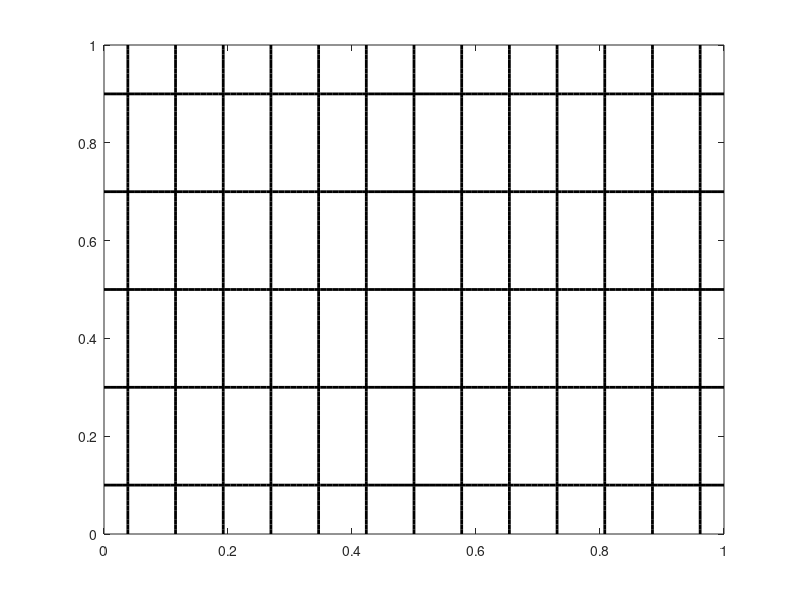
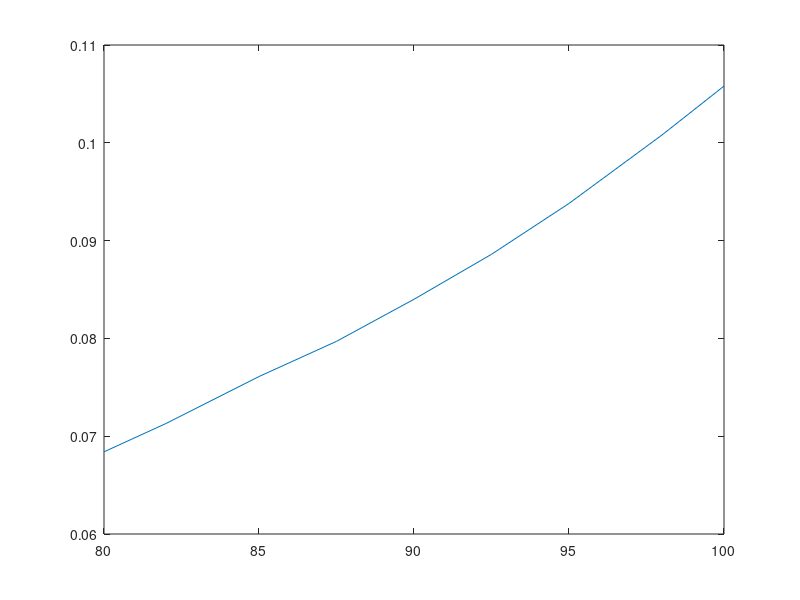
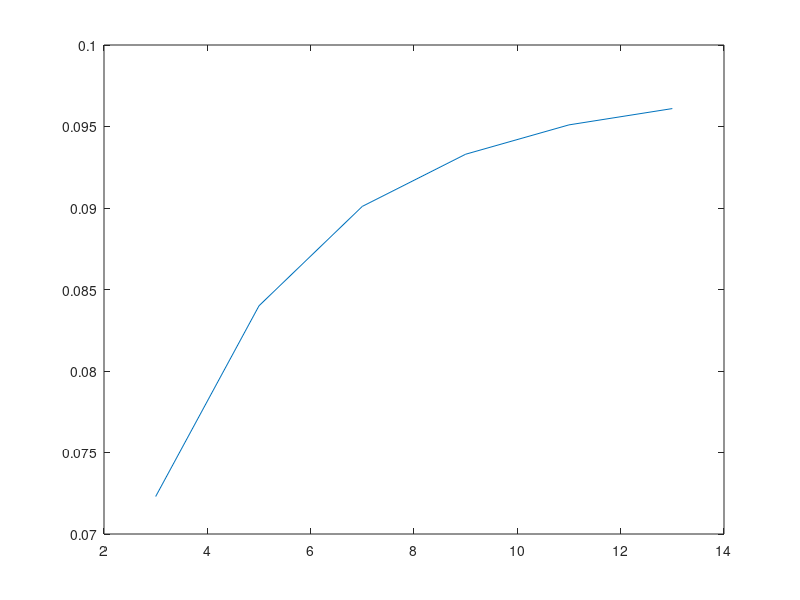

Source code (MATLAB) for these figures, in order:


%definisco la geometria delle fratture
colori={};

Nhor=5;
Nver=13;
Nf=Nhor+Nver; %numero di fratture


for i=1:Nhor
%F1
colori{i}=[0,0,i/Nhor]*0;
h(i)=1/103;
t{i}=[0:h(i):1];   %nodi
tt{i}=0.5*(t{i}(1:end-1)+t{i}(2:end));  %baricentri
N(i)=length(tt{i});   %numero di elementi
x_map{i}=@(t) [t;  (i-0.5)/(Nhor)+t*0];
Tau{i}=@(t) [1; 0*t];
ds{i}=@(t) (1)^0.5+0*t;
tau{i}=@(t) Tau{i}(t)/ds{i}(t);
%theta(1)=acos()
source{i}=@(t) 0.0*(t<0.7).*(t>0.3)+0*t;
cini{i}=@(t) 0+0*t;
p_bc{i}=[0 0+1*(i==1)]; %condizioni al contorno di pressione
v_bc{i}=0.01*[0 0];
C_bc{i}=[0 0];
x_bc{i}=[0 0];
t_bc{i}=[1 1];
eta(i)=1;  %inverso della permeabilità
mu(i)=100;
d(i)=0.01;%/cos(theta(1)) %spessore
power(i)=1;
xx=x_map{i}(t{i});
plot(xx(1,:),xx(2,:),'-','color',colori{i},'linewidth',2)
hold on
end

for i=Nhor+1:Nver+Nhor
%F1
theta=90*pi/180;
colori{i}=[(i-Nhor)/Nver,1-(i-Nhor)/Nver,0]*0;
h(i)=1/103;
t{i}=[0:h(i):1];   %nodi
tt{i}=0.5*(t{i}(1:end-1)+t{i}(2:end));  %baricentri
N(i)=length(tt{i});   %numero di elementi
x_map{i}=@(t) [ (i-Nhor-0.5)/(Nver)+t*cos(theta)/sin(theta)-0.5*cos(theta)/sin(theta);t];
Tau{i}=@(t) [ cos(theta)+0*t;sin(theta)];
ds{i}=@(t) (1)^0.5+0*t;
tau{i}=@(t) Tau{i}(t)/ds{i}(t);
%theta(1)=acos()
source{i}=@(t) 0+0*t;
cini{i}=@(t) 0+0*t;
p_bc{i}=[0 1]; %condizioni al contorno di pressione
v_bc{i}=0.01*[0 0];
C_bc{i}=[0 0];
x_bc{i}=[0 0];
t_bc{i}=[0 0 ];
eta(i)=1*(i~=3+Nhor) + 1*(i==3+Nhor);  %inverso della permeabilità
mu(i)=100;
d(i)=0.01;%/cos(theta(1)) %spessore
power(i)=2;
xx=x_map{i}(t{i});
plot(xx(1,:),xx(2,:),'-','color',colori{i},'linewidth',2)
hold on
end


th=[80 82 85 87.5 90 92.5 95 98 100];
p=[0.0684 0.0713 0.0761 0.0797 0.0840 0.0886 0.0938 0.1008 0.1058];
figure
plot(th,p)
dens=[3 5 7 9 11 13];
p=[0.0723 0.0840 0.0901 0.0933 0.0951 0.0961];
figure
plot(dens,p)
